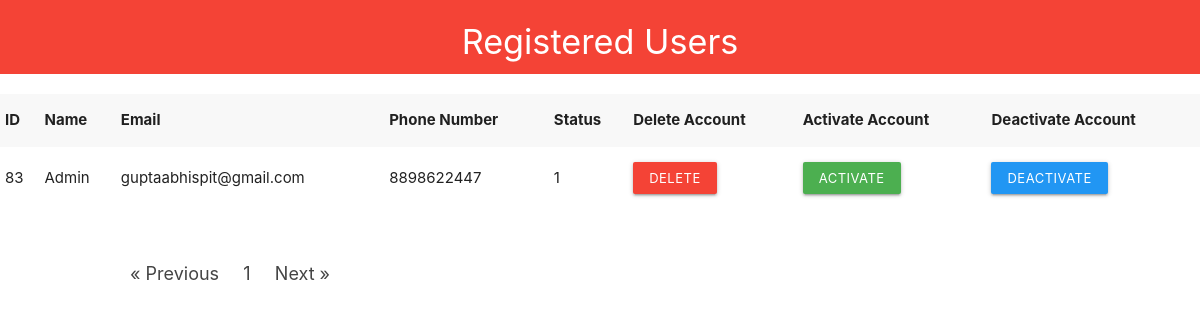
Page /viewusers.php (signed in) on the committed database.
### tables this page shows
CREATE TABLE `register_user` (
  `id` int(11) NOT NULL,
  `name` varchar(255) NOT NULL,
  `email` varchar(255) NOT NULL,
  `phoneno` varchar(255) NOT NULL,
  `password` varchar(255) NOT NULL,
  `token` varchar(255) NOT NULL,
  `activated` enum('0','1') NOT NULL DEFAULT '0',
  `date` date NOT NULL
);

### viewusers.php (the view, shortened to what this page needs)
<?php
    include('dbh.php');
                 	$limit = 10;
	$page = isset($_GET['page']) ? $_GET['page'] : 1;
	$start = ($page - 1) * $limit;
	$result1 = $db->query("SELECT count(id) AS id FROM register_user");
	$custCount = $result1->fetch_all(MYSQLI_ASSOC);
	$total = $custCount[0]['id'];
	$pages = ceil( $total / $limit );
	$Previous = $page - 1;
	$Next = $page + 1;
$Sqq = "SELECT * FROM register_user ORDER BY id DESC LIMIT $start, $limit";
$re = mysqli_query($db, $Sqq);
$total = mysqli_num_rows($re);
?>
	<!DOCTYPE html>
	<html>
	<head>
		<link rel="stylesheet" type="text/css" href="css/materialize.min.css">
	</head>
	<body>
		<div class="row">
			<div class="col l12 s12 red">
				<h4 class="center white-text">Registered Users</h4>
			</div>
		</div>
		<?php if($total !=0) {
	?>
<table class="striped">
	<tr>
		<td><b>ID</b></td>
		<td><b>Name</b></td>
		<td><b>Email</b></td>
		<td><b>Phone Number</b></td>
		<td><b>Status</b></td>
		<td><b>Delete Account</b></td>
		<td><b>Activate Account</b></td>
		<td><b>Deactivate Account</b></td>
	</tr>
	<?php
		while ($row = mysqli_fetch_assoc($re)) {
			echo "<tr>
					<td>".$row['id']."</td>
					<td>".$row['name']."</td>
					<td>".$row['email']."</td>
					<td>".$row['phoneno']."</td>
					<td>".$row['activated']."</td>
			      <td><a href='deleteuser.php?id=$row[id]&fn=$row[name]&co=$row[phoneno]&em=$row[email]&pa=$row[password]&to=$row[token]&ac=$row[activated]&da=$row[date]' class='btn btn-small red' onclick='return delet()'>Delete</a></td>
			      <td><a href='activateuser.php?id=$row[id]&em=$row[email]&ac=$row[activated]' class='btn btn-small green' onclick='return activate()'>Activate</a></td>
			      <td><a href='deactivateuser.php?id=$row[id]&em=$row[email]&ac=$row[activated]' class='btn btn-small blue' onclick='return deactivate()'>Deactivate</a></td>
				  </tr>";
		}
}
?>
</table>
	<div class="row" style="margin-top: 50px;margin-left: 10%;">
				<div class="col-md-12">
					<ul class="pagination">
						<li>
							<a href="viewusers.php?page=<?= $Previous; ?>" aria-label="Previous">
								<span aria-hidden="true">&laquo; Previous</span>
							</a>
						</li>
						<?php for($i = 1; $i<= $pages; $i++) : ?>
						<li><a href="viewusers.php?page=<?= $i; ?>"><?= $i; ?></a></li>
						<?php endfor; ?>
						<li>
							<a href="viewusers.php?page=<?= $Next; ?>" aria-label="Next">
								<span aria-hidden="true">Next &raquo;</span>
							</a>
						</li>
					</ul></div></div>
</body>
</html>

### rows in the picture
register_user: id "83", name "Admin", email "guptaabhispit@gmail.com", phoneno "8898622447", activated "1"
